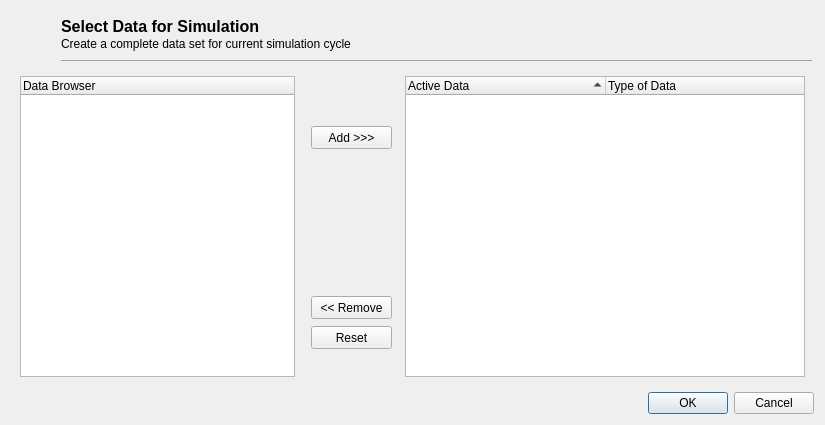
<?xml version="1.0" encoding="UTF-8"?>
<ui version="4.0">
 <class>SelectData</class>
 <widget class="QDialog" name="SelectData">
  <property name="geometry">
   <rect>
    <x>0</x>
    <y>0</y>
    <width>825</width>
    <height>425</height>
   </rect>
  </property>
  <property name="windowTitle">
   <string>Select Data for Current Simulation Cycle</string>
  </property>
  <property name="windowIcon">
   <iconset resource="toolbaricons/guitoolbaricons.qrc">
    <normaloff>:/images/images/ubeatsicon.ico</normaloff>:/images/images/ubeatsicon.ico</iconset>
  </property>
  <layout class="QVBoxLayout" name="verticalLayout">
   <item>
    <widget class="QWidget" name="dbtitle_widget" native="true">
     <property name="minimumSize">
      <size>
       <width>0</width>
       <height>50</height>
      </size>
     </property>
     <property name="maximumSize">
      <size>
       <width>16777215</width>
       <height>50</height>
      </size>
     </property>
     <widget class="QLabel" name="bpmlogo">
      <property name="geometry">
       <rect>
        <x>0</x>
        <y>0</y>
        <width>50</width>
        <height>50</height>
       </rect>
      </property>
      <property name="maximumSize">
       <size>
        <width>50</width>
        <height>50</height>
       </size>
      </property>
      <property name="text">
       <string/>
      </property>
      <property name="pixmap">
       <pixmap resource="toolbaricons/guitoolbaricons.qrc">:/images/images/D4W-logoBPM.png</pixmap>
      </property>
     </widget>
     <widget class="QLabel" name="dbsubtitle">
      <property name="geometry">
       <rect>
        <x>50</x>
        <y>25</y>
        <width>561</width>
        <height>16</height>
       </rect>
      </property>
      <property name="text">
       <string>Create a complete data set for current simulation cycle</string>
      </property>
     </widget>
     <widget class="Line" name="line">
      <property name="geometry">
       <rect>
        <x>50</x>
        <y>40</y>
        <width>751</width>
        <height>20</height>
       </rect>
      </property>
      <property name="sizePolicy">
       <sizepolicy hsizetype="Minimum" vsizetype="Fixed">
        <horstretch>0</horstretch>
        <verstretch>0</verstretch>
       </sizepolicy>
      </property>
      <property name="minimumSize">
       <size>
        <width>573</width>
        <height>0</height>
       </size>
      </property>
      <property name="orientation">
       <enum>Qt::Horizontal</enum>
      </property>
     </widget>
     <widget class="QLabel" name="dbtitle">
      <property name="geometry">
       <rect>
        <x>50</x>
        <y>5</y>
        <width>441</width>
        <height>21</height>
       </rect>
      </property>
      <property name="font">
       <font>
        <pointsize>12</pointsize>
        <weight>75</weight>
        <bold>true</bold>
       </font>
      </property>
      <property name="text">
       <string>Select Data for Simulation</string>
      </property>
     </widget>
    </widget>
   </item>
   <item>
    <widget class="QWidget" name="widget" native="true">
     <layout class="QHBoxLayout" name="horizontalLayout">
      <item>
       <widget class="QTreeWidget" name="databrowse">
        <property name="sizePolicy">
         <sizepolicy hsizetype="Preferred" vsizetype="Expanding">
          <horstretch>0</horstretch>
          <verstretch>0</verstretch>
         </sizepolicy>
        </property>
        <property name="minimumSize">
         <size>
          <width>275</width>
          <height>0</height>
         </size>
        </property>
        <property name="dragDropMode">
         <enum>QAbstractItemView::DragOnly</enum>
        </property>
        <column>
         <property name="text">
          <string>Data Browser</string>
         </property>
        </column>
       </widget>
      </item>
      <item>
       <widget class="QWidget" name="buttonwidget" native="true">
        <widget class="QPushButton" name="addData">
         <property name="geometry">
          <rect>
           <x>10</x>
           <y>50</y>
           <width>81</width>
           <height>23</height>
          </rect>
         </property>
         <property name="text">
          <string>Add &gt;&gt;&gt;</string>
         </property>
        </widget>
        <widget class="QPushButton" name="removeData">
         <property name="geometry">
          <rect>
           <x>10</x>
           <y>220</y>
           <width>81</width>
           <height>23</height>
          </rect>
         </property>
         <property name="text">
          <string>&lt;&lt; Remove</string>
         </property>
        </widget>
        <widget class="QPushButton" name="resetData">
         <property name="geometry">
          <rect>
           <x>10</x>
           <y>250</y>
           <width>81</width>
           <height>23</height>
          </rect>
         </property>
         <property name="text">
          <string>Reset</string>
         </property>
        </widget>
       </widget>
      </item>
      <item>
       <widget class="QTreeWidget" name="activedatabrowser">
        <property name="sizePolicy">
         <sizepolicy hsizetype="Preferred" vsizetype="Expanding">
          <horstretch>0</horstretch>
          <verstretch>0</verstretch>
         </sizepolicy>
        </property>
        <property name="minimumSize">
         <size>
          <width>400</width>
          <height>0</height>
         </size>
        </property>
        <property name="dragDropMode">
         <enum>QAbstractItemView::DropOnly</enum>
        </property>
        <property name="alternatingRowColors">
         <bool>true</bool>
        </property>
        <attribute name="headerDefaultSectionSize">
         <number>200</number>
        </attribute>
        <attribute name="headerMinimumSectionSize">
         <number>100</number>
        </attribute>
        <attribute name="headerShowSortIndicator" stdset="0">
         <bool>true</bool>
        </attribute>
        <column>
         <property name="text">
          <string>Active Data</string>
         </property>
        </column>
        <column>
         <property name="text">
          <string>Type of Data</string>
         </property>
        </column>
       </widget>
      </item>
     </layout>
    </widget>
   </item>
   <item>
    <widget class="QDialogButtonBox" name="buttonBox">
     <property name="orientation">
      <enum>Qt::Horizontal</enum>
     </property>
     <property name="standardButtons">
      <set>QDialogButtonBox::Cancel|QDialogButtonBox::Ok</set>
     </property>
    </widget>
   </item>
  </layout>
 </widget>
 <resources>
  <include location="toolbaricons/guitoolbaricons.qrc"/>
  <include location="toolbaricons/guitoolbaricons.qrc"/>
  <include location="toolbaricons/guitoolbaricons.qrc"/>
  <include location="toolbaricons/guitoolbaricons.qrc"/>
 </resources>
 <connections>
  <connection>
   <sender>buttonBox</sender>
   <signal>accepted()</signal>
   <receiver>SelectData</receiver>
   <slot>accept()</slot>
   <hints>
    <hint type="sourcelabel">
     <x>248</x>
     <y>254</y>
    </hint>
    <hint type="destinationlabel">
     <x>157</x>
     <y>274</y>
    </hint>
   </hints>
  </connection>
  <connection>
   <sender>buttonBox</sender>
   <signal>rejected()</signal>
   <receiver>SelectData</receiver>
   <slot>reject()</slot>
   <hints>
    <hint type="sourcelabel">
     <x>316</x>
     <y>260</y>
    </hint>
    <hint type="destinationlabel">
     <x>286</x>
     <y>274</y>
    </hint>
   </hints>
  </connection>
 </connections>
</ui>
